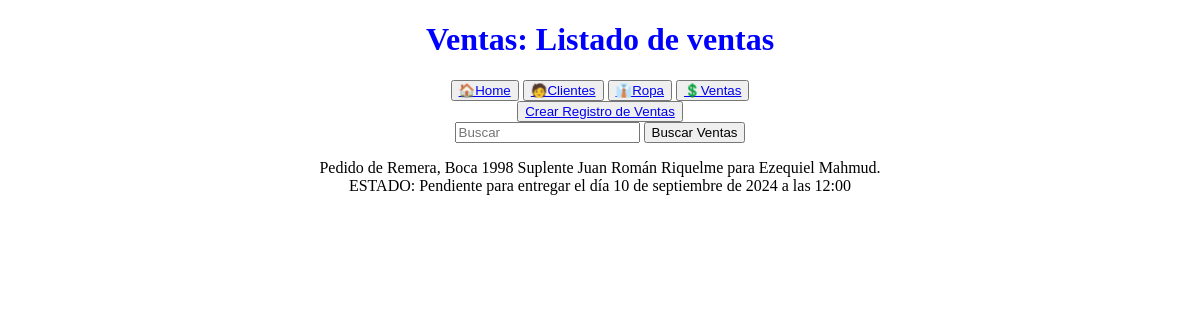
/ventas/list, run on an earlier commit of the app's database.
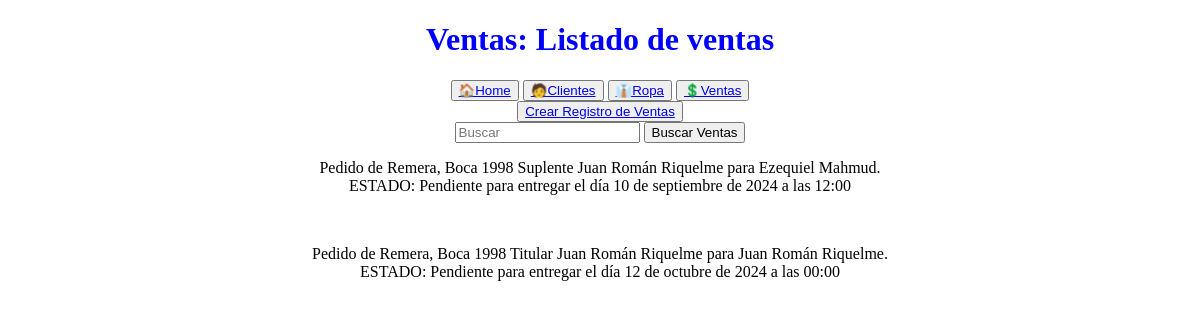
And on a later commit of the database.
### comercios/models.py (models this page shows, shortened)
class Ventas(models.Model):
    class Estado(models.TextChoices): #uso choices para seleccionar el estado
        PENDIENTE = 'PENDIENTE', 'Pendiente'
        EN_PROCESO = 'EN_PROCESO' 'En Proceso'
        COMPLETADO = 'COMPLETADO', 'Completado'
        CANCELADO = 'CANCELADO', 'Cancelado'
    cliente = models.ForeignKey(Cliente, on_delete=models.CASCADE)
    cliente_nombre = models.CharField(max_length=100, blank=True)
    ropa = models.ForeignKey(Ropa, on_delete=models.CASCADE)
    descripcion = models.TextField(max_length=250, blank=True, null=True)
    fecha_solicitud = models.DateTimeField(auto_now_add=True)
    fecha_entrega = models.DateTimeField(blank=True, null=True)
    estado = models.CharField(max_length=20, choices=Estado.choices, default=Estado.PENDIENTE)
    def __str__(self) -> str:
        return f"Pedido de {self.ropa} para {self.cliente.nombre} {self.cliente.apellido}"
    class Meta:
        verbose_name = "venta"
        verbose_name_plural = "Ventas"

class Ropa(models.Model):
    class TiposRopa(models.TextChoices):
        REMERA = 'remera', 'Remera'
        PANTALON = 'pantalon', 'Pantalon'
        CAMPERA = 'campera', 'Campera'
    nombre = models.CharField(max_length=50, unique=True)
    descripcion = models.TextField(max_length=250, blank=True, null=True)
    precio = models.DecimalField(max_digits=11, decimal_places=2, blank=True, null=True)
    tipo = models.CharField(max_length=10, choices=TiposRopa, default=TiposRopa.REMERA)
    def __str__(self) -> str:
        return f"{self.get_tipo_display()}, {self.nombre}"
    class Meta:
        verbose_name = "Ropa"
        verbose_name_plural = "Ropa"

class Cliente(models.Model):
    nombre = models.CharField(max_length=50)
    apellido = models.CharField(max_length=50)
    celular = models.CharField(max_length=15)
    domicilio = models.CharField(max_length=200, blank=True, null=True)
    nacimiento = models.DateField(blank=True, null=True)
    class Meta:
        verbose_name = "Cliente"
        verbose_name_plural = "Clientes"

### comercios/views.py (the view)
# urls.py: path("ventas/list", views.ventas_list, name="ventas_list"),
def ventas_list(request):
    q = request.GET.get('q')
    if q:
        query = Ventas.objects.filter(cliente_nombre__icontains=q)
    else:
        query = Ventas.objects.all()
    context = {"object_list": query}
    return render(request, 'comercios/ventas_list.html', context)

### comercios/templates/comercios/ventas_list.html
{% extends 'comercios/base.html' %}
{% block header %}
Ventas: Listado de ventas
{% endblock header %}
{% block main %}
    <button><a href="{% url 'ventas_create' %}">Crear Registro de Ventas</a></button>
    <form action="{% url 'ventas_list' %}" method="get">
        <input type="text" name="q" placeholder="Buscar">
        <button type="submit">Buscar Ventas</button>
    </form>
    {% for object in object_list %}
        {% if object.estado == 'PENDIENTE' %}
            <p>{{ object }}. <br> ESTADO: {{object.get_estado_display}} para entregar el día {{ object.fecha_entrega }}</p>
            <br>
        {% endif %}
    {% empty %}
        <p>No hay registros disponibles.</p>
    {% endfor %}
{% endblock main %}

What changed in the data, as far as the page shows it:
added Ventas: ropa+cliente "Pedido de Remera, Boca 1998 Titular Juan Román Riquelme para Juan Román Riquelme", estado "Pendiente", fecha_entrega "12 de octubre de 2024 a las 00:00"
